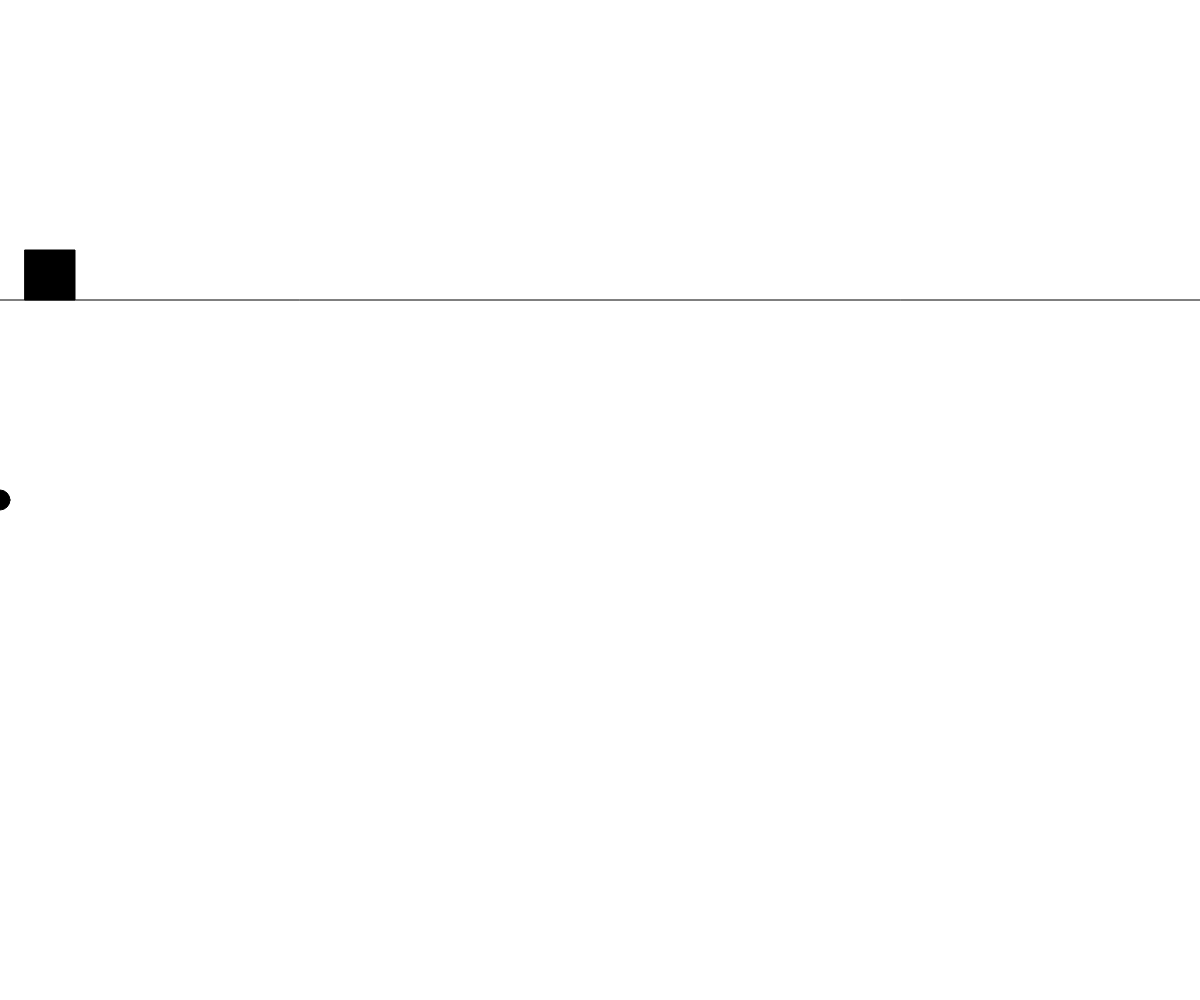
Frame 1 (no input)
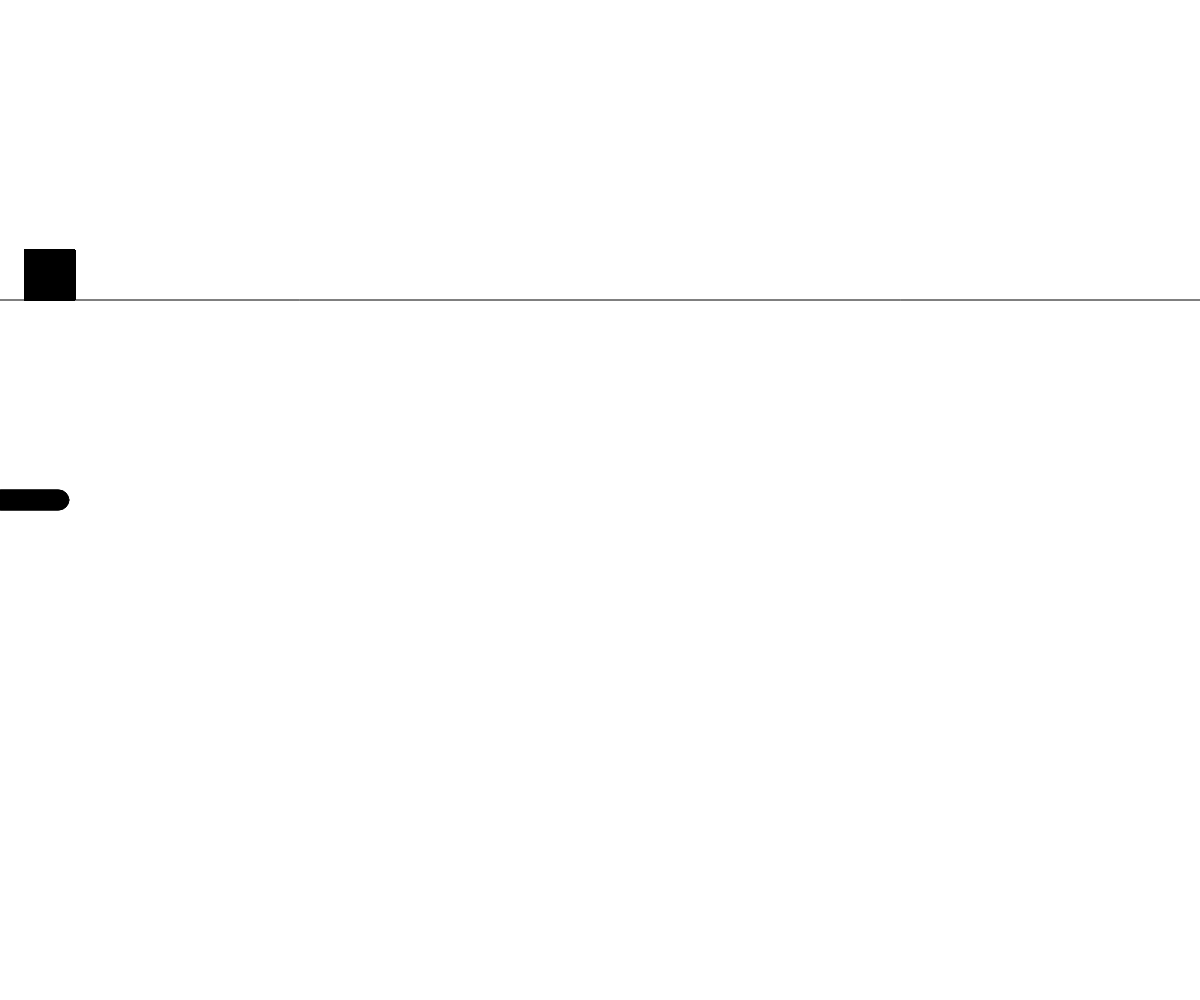
Frame 60 (no input)
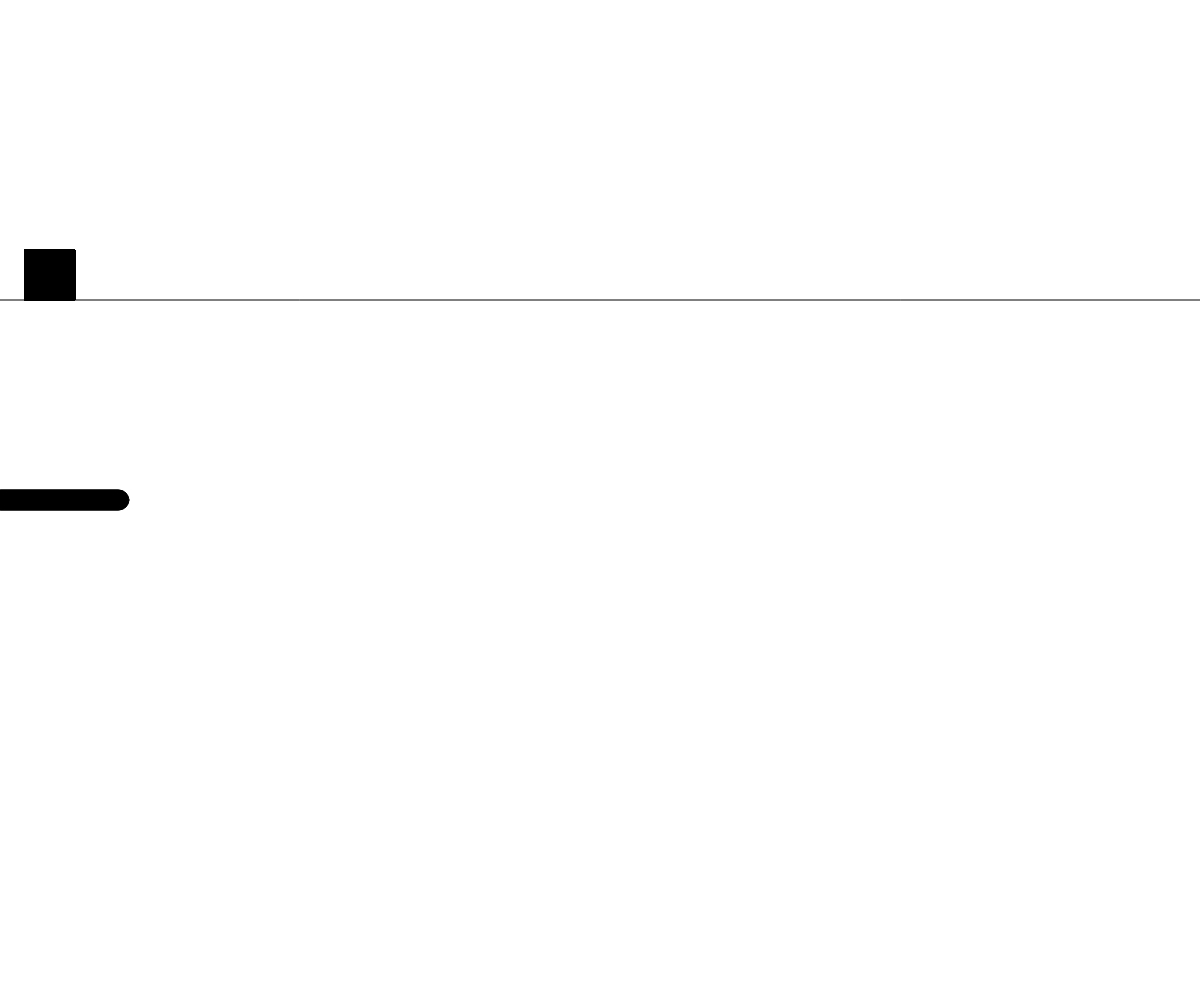
Frame 120 (the mouse pressed at the canvas centre since frame 60)

The p5.js sketch that drew these frames (run headless with seeded random() and noise() and a simulated clock; from frame 60 on, the mouse is pressed at the canvas centre):

// p5.js sketch
// ── sketch.js
function preload() {
    
}

function setup() {
    createCanvas(windowWidth, windowHeight);
    line(0, 300, windowWidth, 300);

  }
  
  let value = 0;
  let x = 0;
  let xpos = 25;
  function draw() {
    fill(value);
    rect(xpos, 250, 50, 50);

    ellipse(x, height/2, 20, 20);
    x = x + 1;
}

function mouseClicked() {
  xpos+=50;
  if (value === 0) {
    value = 255;
  } else {
    value = 0;
  }
}
// ── style.css
* {
    margin: 0;
    box-sizing: border-box;
}
body {
    background-color: steelblue;
}
